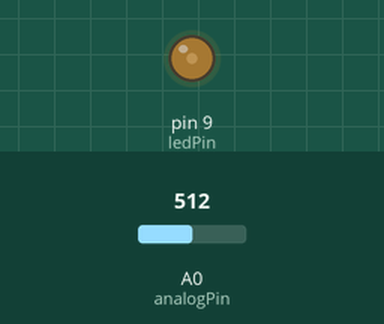
This sketch was run on a simulated Arduino Uno, built with avr-gcc and run on an emulated ATmega328P. Shown: output pins drawn as LEDs (lit = HIGH). The test bench sets the inputs (shaded band); at power-on: A0 (analogPin) = 512.

Above: at 1.2 s.
1.3 s: A0 (analogPin) set to 716
At 1.6 s:
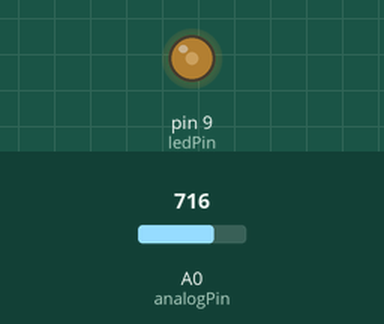
2.8 s: A0 (analogPin) set to 0
At 3.9 s:
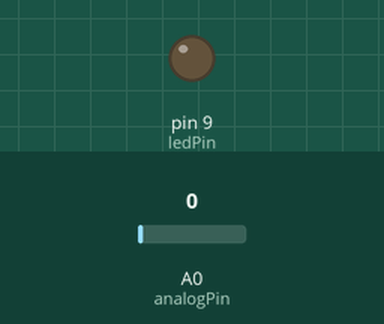
Timing chart, 0 to 5.8 s (numbered marks = the images above; inputs shaded):
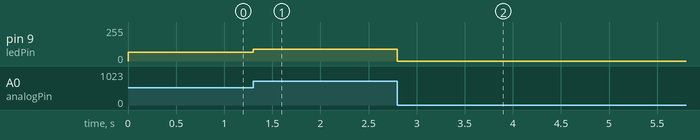

The sketch:

sketch_may20a.ino
```cpp
int ledPin = 9;      // LED connected to digital pin 9
int analogPin = A0;   // potentiometer connected to analog pin 3
int val = 0;         // variable to store the read value

void setup()
{
  pinMode(ledPin, OUTPUT);   // sets the pin as output
}

void loop()
{
  val = analogRead(analogPin);   // read the input pin
  analogWrite(ledPin, (val / 8));  // analogRead values go from 0 to 1023, analogWrite values from 0 to 255
}
```

Measured:
- after the input at 1.3 s, pin 9 (ledPin): 64/255 → 89/255 at once
- after the input at 2.8 s, pin 9 (ledPin): 89/255 → 0/255 at once
